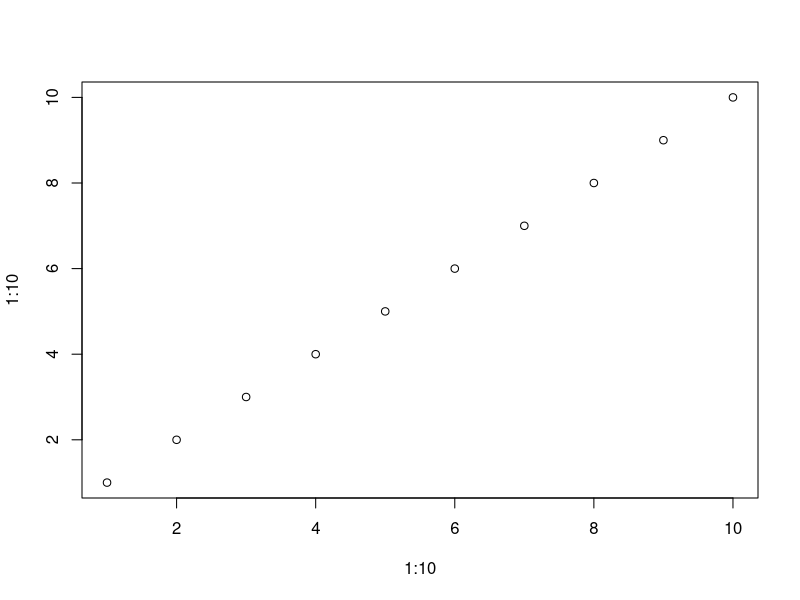
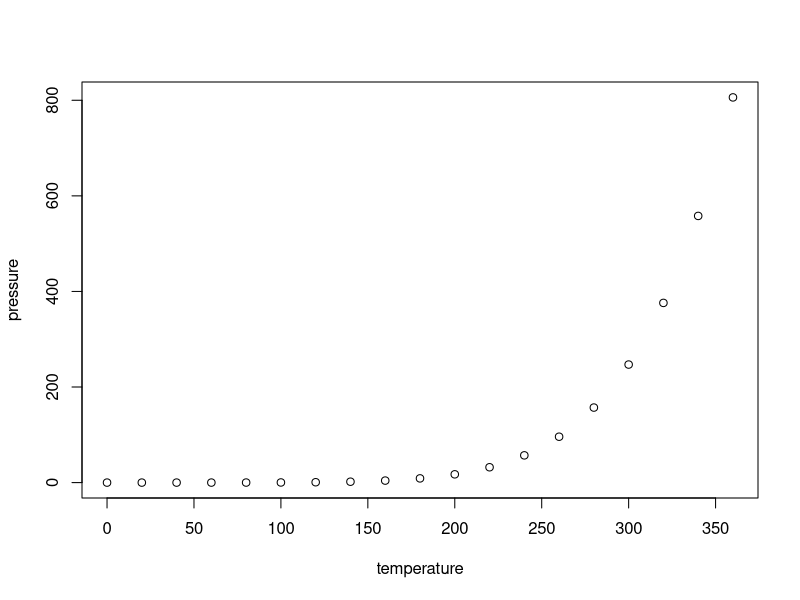

Generate these figures, in order, with R:
## ---- chunk 1
knitr::opts_chunk$set(echo = TRUE)
## ---- chunk 2
lol <- 1+11
print(lol)

plot(1:10,1:10)
## ---- chunk 3
summary(cars)
## ---- chunk 4
plot(pressure)
